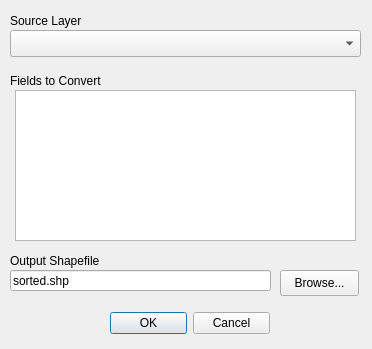
<?xml version="1.0" encoding="UTF-8"?>
<ui version="4.0">
 <class>mmqgis_text_to_float_form</class>
 <widget class="QDialog" name="mmqgis_text_to_float_form">
  <property name="windowModality">
   <enum>Qt::ApplicationModal</enum>
  </property>
  <property name="enabled">
   <bool>true</bool>
  </property>
  <property name="geometry">
   <rect>
    <x>0</x>
    <y>0</y>
    <width>372</width>
    <height>349</height>
   </rect>
  </property>
  <property name="mouseTracking">
   <bool>false</bool>
  </property>
  <property name="windowTitle">
   <string>Text to Float</string>
  </property>
  <widget class="QDialogButtonBox" name="buttonBox">
   <property name="geometry">
    <rect>
     <x>110</x>
     <y>310</y>
     <width>160</width>
     <height>26</height>
    </rect>
   </property>
   <property name="orientation">
    <enum>Qt::Horizontal</enum>
   </property>
   <property name="standardButtons">
    <set>QDialogButtonBox::Cancel|QDialogButtonBox::Ok</set>
   </property>
  </widget>
  <widget class="QLabel" name="label">
   <property name="geometry">
    <rect>
     <x>10</x>
     <y>250</y>
     <width>261</width>
     <height>22</height>
    </rect>
   </property>
   <property name="text">
    <string>Output Shapefile</string>
   </property>
  </widget>
  <widget class="QLineEdit" name="filename">
   <property name="geometry">
    <rect>
     <x>10</x>
     <y>270</y>
     <width>261</width>
     <height>21</height>
    </rect>
   </property>
   <property name="text">
    <string>sorted.shp</string>
   </property>
   <property name="readOnly">
    <bool>false</bool>
   </property>
  </widget>
  <widget class="QPushButton" name="browse">
   <property name="geometry">
    <rect>
     <x>280</x>
     <y>270</y>
     <width>79</width>
     <height>26</height>
    </rect>
   </property>
   <property name="text">
    <string>Browse...</string>
   </property>
  </widget>
  <widget class="QComboBox" name="sourcelayer">
   <property name="geometry">
    <rect>
     <x>10</x>
     <y>30</y>
     <width>351</width>
     <height>27</height>
    </rect>
   </property>
  </widget>
  <widget class="QLabel" name="label_4">
   <property name="geometry">
    <rect>
     <x>10</x>
     <y>10</y>
     <width>121</width>
     <height>22</height>
    </rect>
   </property>
   <property name="text">
    <string>Source Layer</string>
   </property>
  </widget>
  <widget class="QListWidget" name="fieldnames">
   <property name="geometry">
    <rect>
     <x>15</x>
     <y>90</y>
     <width>341</width>
     <height>151</height>
    </rect>
   </property>
   <property name="selectionMode">
    <enum>QAbstractItemView::ExtendedSelection</enum>
   </property>
  </widget>
  <widget class="QLabel" name="label_5">
   <property name="geometry">
    <rect>
     <x>10</x>
     <y>70</y>
     <width>121</width>
     <height>22</height>
    </rect>
   </property>
   <property name="text">
    <string>Fields to Convert</string>
   </property>
  </widget>
 </widget>
 <tabstops>
  <tabstop>sourcelayer</tabstop>
  <tabstop>fieldnames</tabstop>
  <tabstop>filename</tabstop>
  <tabstop>browse</tabstop>
  <tabstop>buttonBox</tabstop>
 </tabstops>
 <resources/>
 <connections>
  <connection>
   <sender>buttonBox</sender>
   <signal>accepted()</signal>
   <receiver>mmqgis_text_to_float_form</receiver>
   <slot>accept()</slot>
   <hints>
    <hint type="sourcelabel">
     <x>248</x>
     <y>254</y>
    </hint>
    <hint type="destinationlabel">
     <x>157</x>
     <y>274</y>
    </hint>
   </hints>
  </connection>
  <connection>
   <sender>buttonBox</sender>
   <signal>rejected()</signal>
   <receiver>mmqgis_text_to_float_form</receiver>
   <slot>reject()</slot>
   <hints>
    <hint type="sourcelabel">
     <x>316</x>
     <y>260</y>
    </hint>
    <hint type="destinationlabel">
     <x>286</x>
     <y>274</y>
    </hint>
   </hints>
  </connection>
 </connections>
</ui>
